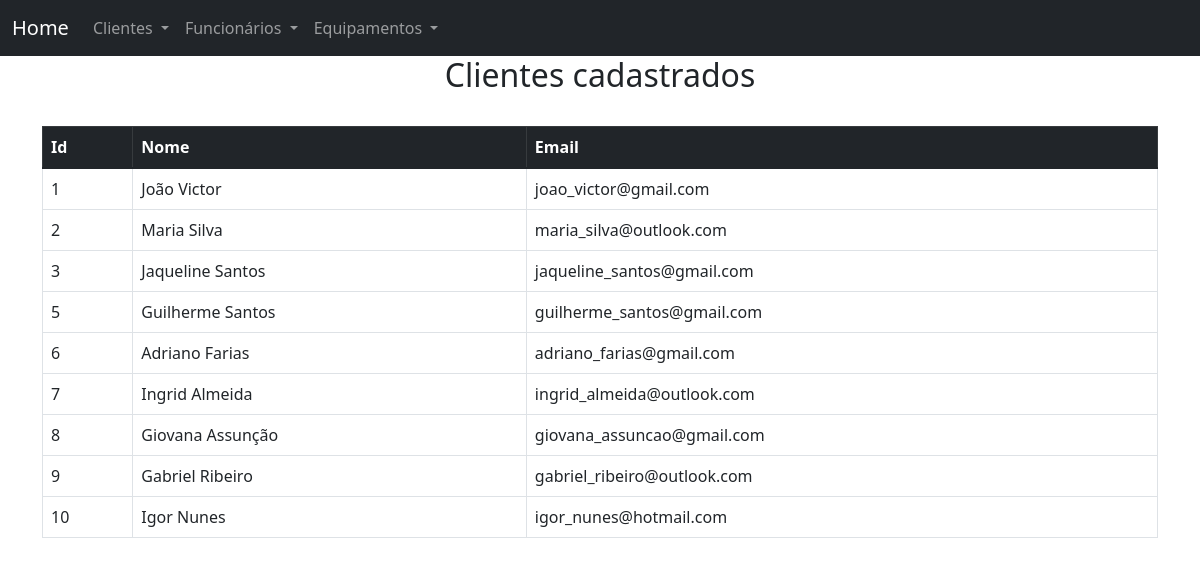
Before: /consultaclientes with the older database file.
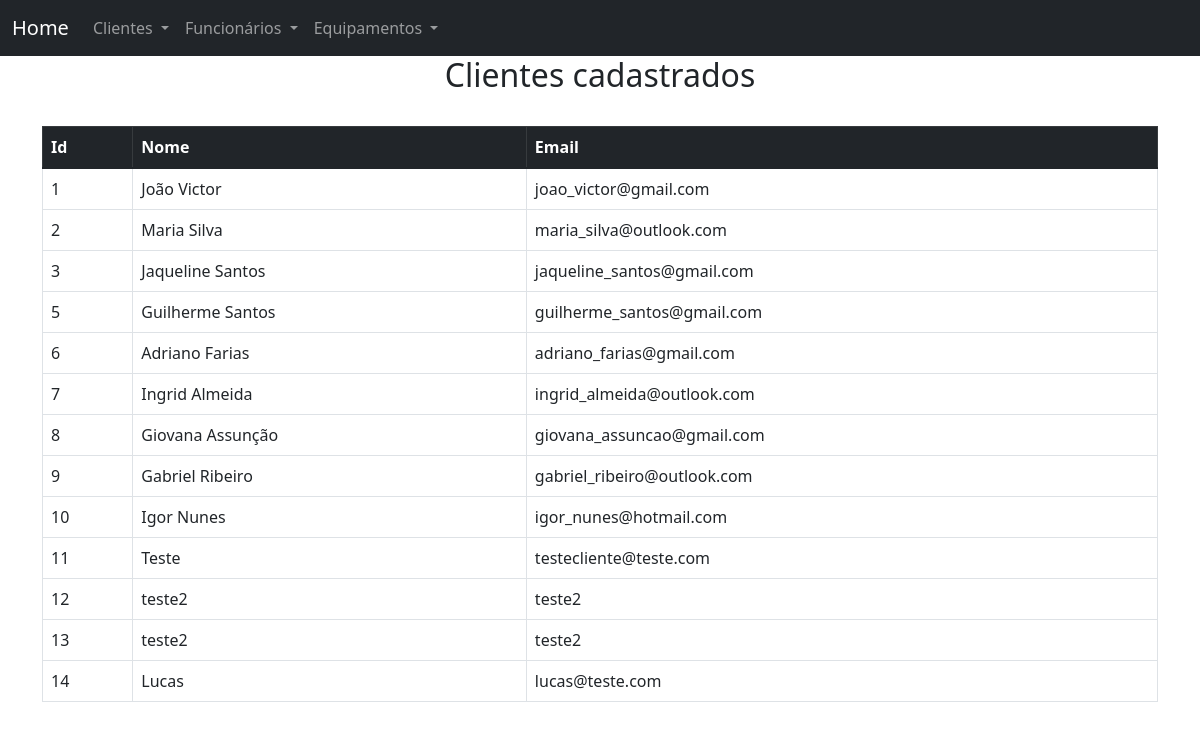
After: the same page with the newer database file.
### main.py (models this page shows, shortened)
class Clientes(db.Model):
    id_cliente = db.Column(db.Integer, primary_key=True)
    name = db.Column(db.String(80), nullable=False)
    email = db.Column(db.String(120), nullable=False)

### main.py (the view)
@app.route('/consultaclientes')
def consulta_clientes():
    clientes = Clientes.query.all()
    return render_template('consultaclientes.html', clientes=clientes)

### templates/consultaclientes.html
{% extends "base.html" %}
{% block conteudo %}
    <h2 style="text-align: center;">Clientes cadastrados</h2>
<br>
<table class="table table-bordered table-hover">
    <thead class="table-dark">
        <tr>
          <th scope="col">Id</th>
          <th scope="col">Nome</th>
          <th scope="col">Email</th>
        </tr>
    </thead>
    <tbody>
        {% for clientes in clientes %}
        <tr>
            <td>{{ clientes.id_cliente }}</td>
            <td>{{ clientes.name }}</td>
            <td>{{ clientes.email }}</td>
        </tr>
        {% endfor %}
    </tbody>
</table>
{% endblock conteudo %}

### templates/base.html (shortened to what this page needs)
<!DOCTYPE html>
<html>
<head>
	<link rel="stylesheet" href="https://cdn.jsdelivr.net/npm/bootstrap@5.1.3/dist/css/bootstrap.min.css">
</head>
<body>
	<nav class="navbar navbar-expand-lg navbar-dark bg-dark">
	  <div class="container-fluid">
	    <a class="navbar-brand" href="{{ url_for('main') }}">Home</a>
	    <div class="collapse navbar-collapse" id="navbarSupportedContent">
	      <ul class="navbar-nav me-auto mb-2 mb-lg-0">
	        <li class="nav-item dropdown">
	          <a class="nav-link dropdown-toggle" href="#" id="navbarDropdown" role="button" data-bs-toggle="dropdown" aria-expanded="false">
	            Clientes
	          </a>
            <li class="nav-item dropdown">
              <a class="nav-link dropdown-toggle" href="#" id="navbarDropdown" role="button" data-bs-toggle="dropdown" aria-expanded="false">
                Funcionários
              </a>
            </li>
            <li class="nav-item dropdown">
              <a class="nav-link dropdown-toggle" href="#" id="navbarDropdown" role="button" data-bs-toggle="dropdown" aria-expanded="false">
                Equipamentos
              </a>
            </li>
	        </li>
	      </ul>
	  </div>
	</nav>
	<div class="container">
		{% block conteudo %}
		{% endblock conteudo %}
	</div>
</body>
</html>

Changed rows visible on the page:
added Clientes: id_cliente "11", name "Teste", email "testecliente@teste.com"
added Clientes: id_cliente "12", name "teste2", email "teste2"
added Clientes: id_cliente "13", name "teste2", email "teste2"
added Clientes: id_cliente "14", name "Lucas", email "lucas@teste.com"
